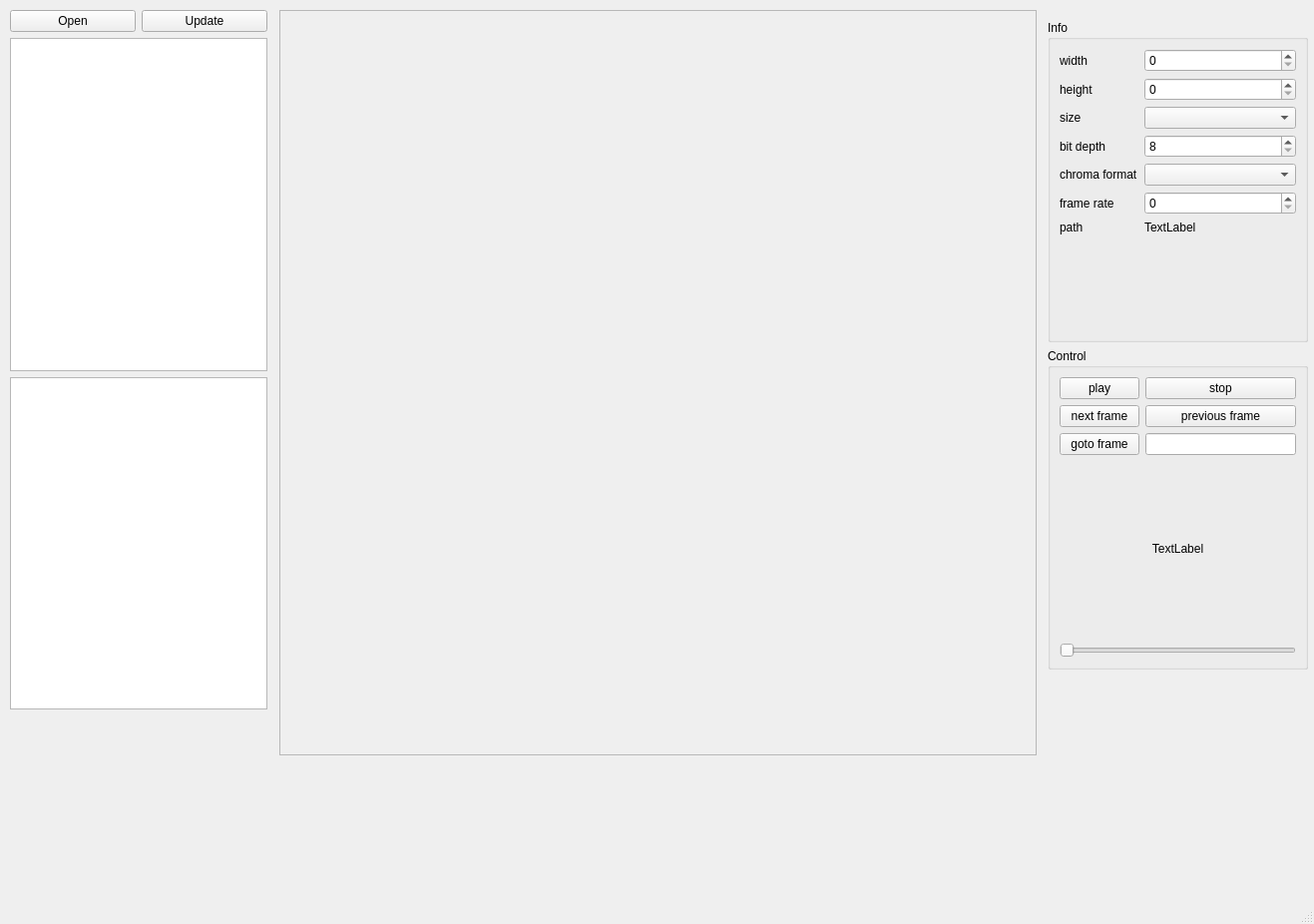
<?xml version="1.0" encoding="UTF-8"?>
<ui version="4.0">
 <class>Player</class>
 <widget class="QMainWindow" name="Player">
  <property name="geometry">
   <rect>
    <x>0</x>
    <y>0</y>
    <width>1317</width>
    <height>926</height>
   </rect>
  </property>
  <property name="windowTitle">
   <string>Player</string>
  </property>
  <widget class="QWidget" name="centralwidget">
   <widget class="ScrollArea" name="scrollArea">
    <property name="geometry">
     <rect>
      <x>280</x>
      <y>10</y>
      <width>759</width>
      <height>747</height>
     </rect>
    </property>
    <property name="widgetResizable">
     <bool>true</bool>
    </property>
    <widget class="QWidget" name="scrollAreaWidgetContents">
     <property name="geometry">
      <rect>
       <x>0</x>
       <y>0</y>
       <width>757</width>
       <height>745</height>
      </rect>
     </property>
    </widget>
   </widget>
   <widget class="QWidget" name="layoutWidget">
    <property name="geometry">
     <rect>
      <x>10</x>
      <y>10</y>
      <width>258</width>
      <height>701</height>
     </rect>
    </property>
    <layout class="QVBoxLayout" name="verticalLayout_3">
     <item>
      <layout class="QHBoxLayout" name="horizontalLayout_4">
       <item>
        <widget class="QPushButton" name="OpenButton">
         <property name="text">
          <string>Open</string>
         </property>
        </widget>
       </item>
       <item>
        <widget class="QPushButton" name="updateButton">
         <property name="text">
          <string>Update</string>
         </property>
        </widget>
       </item>
      </layout>
     </item>
     <item>
      <widget class="QListWidget" name="listWidget"/>
     </item>
     <item>
      <widget class="QTextEdit" name="logText"/>
     </item>
    </layout>
   </widget>
   <widget class="QWidget" name="layoutWidget">
    <property name="geometry">
     <rect>
      <x>1050</x>
      <y>20</y>
      <width>261</width>
      <height>651</height>
     </rect>
    </property>
    <layout class="QVBoxLayout" name="verticalLayout_4">
     <item>
      <widget class="QGroupBox" name="groupBox">
       <property name="title">
        <string>Info</string>
       </property>
       <layout class="QVBoxLayout" name="verticalLayout">
        <item>
         <layout class="QFormLayout" name="formLayout">
          <item row="0" column="0">
           <widget class="QLabel" name="widthLabel">
            <property name="text">
             <string>width</string>
            </property>
           </widget>
          </item>
          <item row="1" column="0">
           <widget class="QLabel" name="heightLabel">
            <property name="text">
             <string>height</string>
            </property>
           </widget>
          </item>
          <item row="2" column="0">
           <widget class="QLabel" name="sizeLabel">
            <property name="text">
             <string>size</string>
            </property>
           </widget>
          </item>
          <item row="2" column="1">
           <widget class="QComboBox" name="sizeBox"/>
          </item>
          <item row="3" column="0">
           <widget class="QLabel" name="depthLabel">
            <property name="text">
             <string>bit depth</string>
            </property>
           </widget>
          </item>
          <item row="3" column="1">
           <widget class="QSpinBox" name="depthBox">
            <property name="minimum">
             <number>8</number>
            </property>
            <property name="maximum">
             <number>16</number>
            </property>
           </widget>
          </item>
          <item row="4" column="0">
           <widget class="QLabel" name="formatLabel">
            <property name="text">
             <string>chroma format</string>
            </property>
           </widget>
          </item>
          <item row="4" column="1">
           <widget class="QComboBox" name="formateBox"/>
          </item>
          <item row="5" column="0">
           <widget class="QLabel" name="frateLabel">
            <property name="text">
             <string>frame rate</string>
            </property>
           </widget>
          </item>
          <item row="6" column="0">
           <widget class="QLabel" name="seqLabel">
            <property name="text">
             <string>path</string>
            </property>
           </widget>
          </item>
          <item row="6" column="1">
           <widget class="QLabel" name="seqNameLabel">
            <property name="text">
             <string>TextLabel</string>
            </property>
           </widget>
          </item>
          <item row="1" column="1">
           <widget class="QSpinBox" name="heightBox">
            <property name="maximum">
             <number>100000</number>
            </property>
           </widget>
          </item>
          <item row="0" column="1">
           <widget class="QSpinBox" name="widthBox">
            <property name="maximum">
             <number>100000</number>
            </property>
           </widget>
          </item>
          <item row="5" column="1">
           <widget class="QSpinBox" name="frateBox"/>
          </item>
         </layout>
        </item>
       </layout>
      </widget>
     </item>
     <item>
      <widget class="QGroupBox" name="groupBox_2">
       <property name="title">
        <string>Control</string>
       </property>
       <layout class="QVBoxLayout" name="verticalLayout_2">
        <item>
         <layout class="QGridLayout" name="gridLayout">
          <item row="0" column="0">
           <widget class="QPushButton" name="playButton">
            <property name="text">
             <string>play</string>
            </property>
           </widget>
          </item>
          <item row="0" column="1">
           <widget class="QPushButton" name="stopButton">
            <property name="text">
             <string>stop</string>
            </property>
           </widget>
          </item>
          <item row="1" column="0">
           <widget class="QPushButton" name="nextButton">
            <property name="text">
             <string>next frame</string>
            </property>
           </widget>
          </item>
          <item row="1" column="1">
           <widget class="QPushButton" name="prevButton">
            <property name="text">
             <string>previous frame</string>
            </property>
           </widget>
          </item>
          <item row="2" column="0">
           <widget class="QPushButton" name="gotoButton">
            <property name="text">
             <string>goto frame</string>
            </property>
           </widget>
          </item>
          <item row="2" column="1">
           <widget class="QLineEdit" name="gotoEdit"/>
          </item>
          <item row="3" column="0" colspan="2">
           <widget class="QLabel" name="label_4">
            <property name="text">
             <string>TextLabel</string>
            </property>
            <property name="alignment">
             <set>Qt::AlignCenter</set>
            </property>
           </widget>
          </item>
          <item row="4" column="0" colspan="2">
           <widget class="QSlider" name="horizontalSlider">
            <property name="orientation">
             <enum>Qt::Horizontal</enum>
            </property>
            <property name="tickPosition">
             <enum>QSlider::NoTicks</enum>
            </property>
            <property name="tickInterval">
             <number>1</number>
            </property>
           </widget>
          </item>
         </layout>
        </item>
       </layout>
      </widget>
     </item>
    </layout>
   </widget>
  </widget>
  <widget class="QMenuBar" name="menubar">
   <property name="geometry">
    <rect>
     <x>0</x>
     <y>0</y>
     <width>1317</width>
     <height>21</height>
    </rect>
   </property>
  </widget>
  <widget class="QStatusBar" name="statusbar"/>
 </widget>
 <customwidgets>
  <customwidget>
   <class>ScrollArea</class>
   <extends>QScrollArea</extends>
   <header>scrollarea.h</header>
   <container>1</container>
  </customwidget>
 </customwidgets>
 <resources/>
 <connections/>
</ui>
